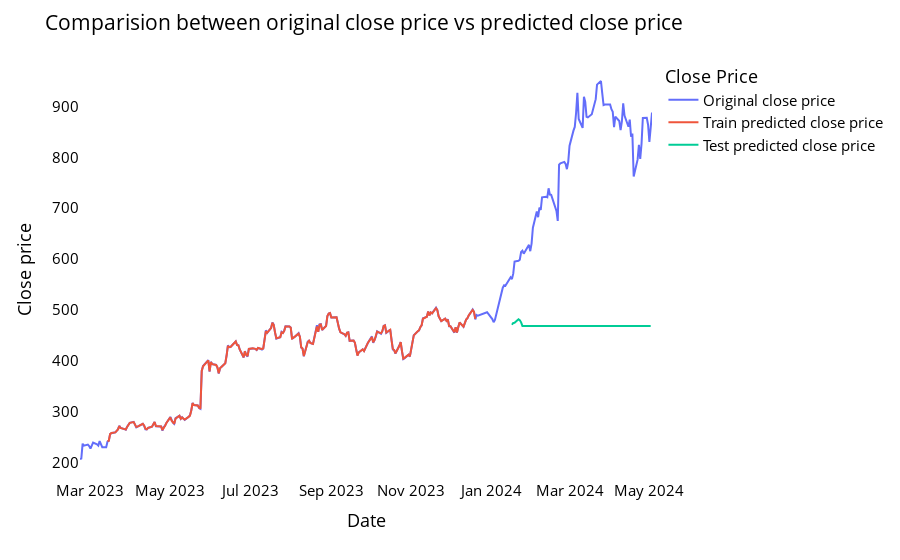

The notebook cell saved with this chart:
### Code cell
# shift train predictions for plotting

look_back=time_step
trainPredictPlot = np.empty_like(df1)
trainPredictPlot[:, :] = np.nan
trainPredictPlot[look_back:len(train_predict)+look_back, :] = train_predict
print("Train predicted data: ", trainPredictPlot.shape)

# shift test predictions for plotting
testPredictPlot = np.empty_like(df1)
testPredictPlot[:, :] = np.nan
testPredictPlot[len(train_predict)+(look_back*2)+1:len(df1)-1, :] = test_predict
print("Test predicted data: ", testPredictPlot.shape)

names = cycle(['Original close price','Train predicted close price','Test predicted close price'])

plotdf = pd.DataFrame({'date': close_stock['Date'],
                       'original_close': close_stock['AdjClose'],
                      'train_predicted_close': trainPredictPlot.reshape(1,-1)[0].tolist(),
                      'test_predicted_close': testPredictPlot.reshape(1,-1)[0].tolist()})

fig = px.line(plotdf,x=plotdf['date'], y=[plotdf['original_close'],plotdf['train_predicted_close'],
                                          plotdf['test_predicted_close']],
              labels={'value':'Close price','date': 'Date'})
fig.update_layout(title_text='Comparision between original close price vs predicted close price',
                  plot_bgcolor='white', font_size=15, font_color='black',legend_title_text='Close Price')
fig.for_each_trace(lambda t:  t.update(name = next(names)))

fig.update_xaxes(showgrid=False)
fig.update_yaxes(showgrid=False)
fig.show()

### Figure 1 — Plotly figure (JSON) as saved in the notebook; plotly's stock layout.template omitted (floating-point values rounded to 4 significant figures; data arrays with more than 128 entries replaced by an {"elided": "..."} marker saying what was removed)
{"data": [{"hovertemplate": "variable=original_close<br>Date=%{x}<br>Close price=%{y}<extra></extra>", "legendgroup": "original_close", "line": {"color": "#636efa", "dash": "solid"}, "marker": {"symbol": "circle"}, "mode": "lines", "name": "Original close price", "orientation": "v", "showlegend": true, "type": "scatter", "x": {"elided": "303 str values"}, "xaxis": "x", "y": {"elided": "303 float values"}, "yaxis": "y"}, {"hovertemplate": "variable=train_predicted_close<br>Date=%{x}<br>Close price=%{y}<extra></extra>", "legendgroup": "train_predicted_close", "line": {"color": "#EF553B", "dash": "solid"}, "marker": {"symbol": "circle"}, "mode": "lines", "name": "Train predicted close price", "orientation": "v", "showlegend": true, "type": "scatter", "x": {"elided": "303 str values"}, "xaxis": "x", "y": {"elided": "303 float values"}, "yaxis": "y"}, {"hovertemplate": "variable=test_predicted_close<br>Date=%{x}<br>Close price=%{y}<extra></extra>", "legendgroup": "test_predicted_close", "line": {"color": "#00cc96", "dash": "solid"}, "marker": {"symbol": "circle"}, "mode": "lines", "name": "Test predicted close price", "orientation": "v", "showlegend": true, "type": "scatter", "x": {"elided": "303 str values"}, "xaxis": "x", "y": {"elided": "303 float values"}, "yaxis": "y"}], "layout": {"font": {"color": "black", "size": 15}, "legend": {"title": {"text": "Close Price"}, "tracegroupgap": 0}, "margin": {"t": 60}, "plot_bgcolor": "white", "title": {"text": "Comparision between original close price vs predicted close price"}, "xaxis": {"anchor": "y", "domain": [0, 1], "showgrid": false, "title": {"text": "Date"}}, "yaxis": {"anchor": "x", "domain": [0, 1], "showgrid": false, "title": {"text": "Close price"}}}}
